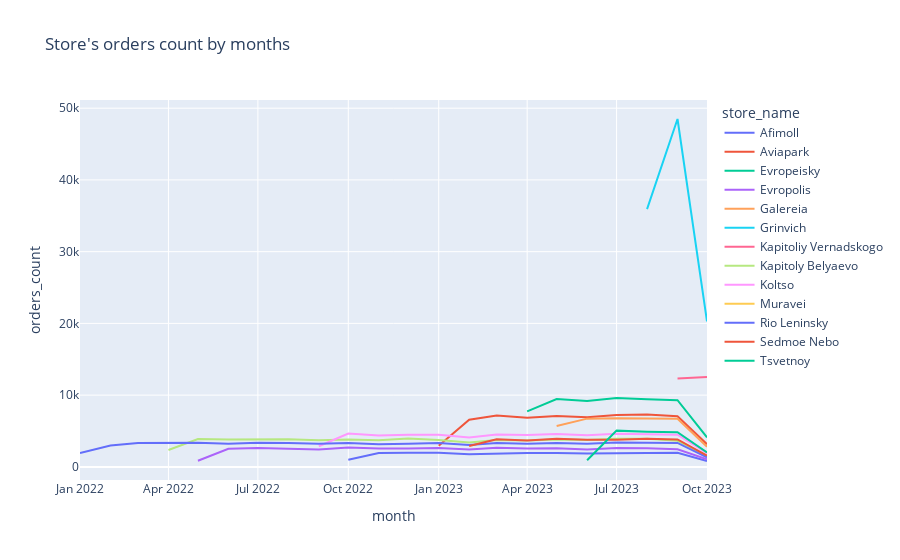

Notebook code cell kept with this figure:
### Markdown cell above
### orders_count

### Code cell
px.line(
    by_month,
    x=by_month['month'].dt.to_timestamp(),
    y='orders_count',
    color='store_name',
    title='Store\'s orders count by months',
    labels={'x': 'month'},
    hover_data={
        'total_orders_price': ':,.2f',
        'total_orders_revenue': ':,.2f',
        'orders_count': ':,',
        'AOV': ':,',
    }
)

### Figure 1 — Plotly figure (JSON) as saved in the notebook; plotly's stock layout.template omitted (floating-point values rounded to 4 significant figures)
{"data": [{"customdata": [[40500000.0, 14460000.0, 14650.0], [74650000.0, 25040000.0, 13050.0], [76540000.0, 25800000.0, 13200.0], [74380000.0, 24530000.0, 12530.0], [62310000.0, 20640000.0, 11690.0], [73930000.0, 24280000.0, 12820.0], [67830000.0, 22030000.0, 11360.0], [73020000.0, 24490000.0, 12560.0], [75920000.0, 25890000.0, 13940.0], [65930000.0, 21390000.0, 11210.0], [69010000.0, 22130000.0, 11550.0], [71010000.0, 23850000.0, 12180.0], [29490000.0, 9382000.0, 11460.0]], "hovertemplate": "store_name=Afimoll<br>month=%{x}<br>orders_count=%{y:,}<br>total_orders_price=%{customdata[0]:,.2f}<br>total_orders_revenue=%{customdata[1]:,.2f}<br>AOV=%{customdata[2]:,}<extra></extra>", "legendgroup": "Afimoll", "line": {"color": "#636efa", "dash": "solid"}, "marker": {"symbol": "circle"}, "mode": "lines", "name": "Afimoll", "orientation": "v", "showlegend": true, "type": "scatter", "x": ["2022-10-01T00:00:00", "2022-11-01T00:00:00", "2022-12-01T00:00:00", "2023-01-01T00:00:00", "2023-02-01T00:00:00", "2023-03-01T00:00:00", "2023-04-01T00:00:00", "2023-05-01T00:00:00", "2023-06-01T00:00:00", "2023-07-01T00:00:00", "2023-08-01T00:00:00", "2023-09-01T00:00:00", "2023-10-01T00:00:00"], "xaxis": "x", "y": [987, 1919, 1954, 1958, 1765, 1893, 1940, 1950, 1857, 1909, 1916, 1958, 819], "yaxis": "y"}, {"customdata": [[105500000.0, 35780000.0, 12200.0], [249600000.0, 83380000.0, 12680.0], [257700000.0, 86900000.0, 12160.0], [248200000.0, 84190000.0, 12310.0], [262900000.0, 87930000.0, 12420.0], [252200000.0, 84160000.0, 12160.0], [266800000.0, 90350000.0, 12510.0], [264800000.0, 87600000.0, 12030.0], [254200000.0, 85050000.0, 12070.0], [122800000.0, 42470000.0, 13450.0]], "hovertemplate": "store_name=Aviapark<br>month=%{x}<br>orders_count=%{y:,}<br>total_orders_price=%{customdata[0]:,.2f}<br>total_orders_revenue=%{customdata[1]:,.2f}<br>AOV=%{customdata[2]:,}<extra></extra>", "legendgroup": "Aviapark", "line": {"color": "#EF553B", "dash": "solid"}, "marker": {"symbol": "circle"}, "mode": "lines", "name": "Aviapark", "orientation": "v", "showlegend": true, "type": "scatter", "x": ["2023-01-01T00:00:00", "2023-02-01T00:00:00", "2023-03-01T00:00:00", "2023-04-01T00:00:00", "2023-05-01T00:00:00", "2023-06-01T00:00:00", "2023-07-01T00:00:00", "2023-08-01T00:00:00", "2023-09-01T00:00:00", "2023-10-01T00:00:00"], "xaxis": "x", "y": [2932, 6578, 7146, 6837, 7081, 6919, 7224, 7285, 7044, 3158], "yaxis": "y"}, {"customdata": [[297700000.0, 100400000.0, 12990.0], [351800000.0, 117500000.0, 12440.0], [359800000.0, 122900000.0, 13410.0], [368500000.0, 123900000.0, 12900.0], [343600000.0, 114200000.0, 12130.0], [347700000.0, 112100000.0, 12060.0], [150000000.0, 51450000.0, 12520.0]], "hovertemplate": "store_name=Evropeisky<br>month=%{x}<br>orders_count=%{y:,}<br>total_orders_price=%{customdata[0]:,.2f}<br>total_orders_revenue=%{customdata[1]:,.2f}<br>AOV=%{customdata[2]:,}<extra></extra>", "legendgroup": "Evropeisky", "line": {"color": "#00cc96", "dash": "solid"}, "marker": {"symbol": "circle"}, "mode": "lines", "name": "Evropeisky", "orientation": "v", "showlegend": true, "type": "scatter", "x": ["2023-04-01T00:00:00", "2023-05-01T00:00:00", "2023-06-01T00:00:00", "2023-07-01T00:00:00", "2023-08-01T00:00:00", "2023-09-01T00:00:00", "2023-10-01T00:00:00"], "xaxis": "x", "y": [7728, 9445, 9167, 9602, 9416, 9295, 4111], "yaxis": "y"}, {"customdata": [[30660000.0, 10170000.0, 11940.0], [87310000.0, 28230000.0, 11220.0], [91250000.0, 29320000.0, 11090.0], [92620000.0, 30970000.0, 12060.0], [87980000.0, 30270000.0, 12500.0], [101900000.0, 36110000.0, 13310.0], [87510000.0, 30450000.0, 11930.0], [102100000.0, 33100000.0, 12990.0], [93960000.0, 31770000.0, 12120.0], [93420000.0, 30660000.0, 12690.0], [92910000.0, 30990000.0, 11640.0], [95650000.0, 31840000.0, 12400.0], [99730000.0, 34050000.0, 13200.0], [86330000.0, 28840000.0, 11860.0], [98040000.0, 32180000.0, 12240.0], [91930000.0, 30630000.0, 11730.0], [79390000.0, 26940000.0, 11010.0], [43710000.0, 14750000.0, 13900.0]], "hovertemplate": "store_name=Evropolis<br>month=%{x}<br>orders_count=%{y:,}<br>total_orders_price=%{customdata[0]:,.2f}<br>total_orders_revenue=%{customdata[1]:,.2f}<br>AOV=%{customdata[2]:,}<extra></extra>", "legendgroup": "Evropolis", "line": {"color": "#ab63fa", "dash": "solid"}, "marker": {"symbol": "circle"}, "mode": "lines", "name": "Evropolis", "orientation": "v", "showlegend": true, "type": "scatter", "x": ["2022-05-01T00:00:00", "2022-06-01T00:00:00", "2022-07-01T00:00:00", "2022-08-01T00:00:00", "2022-09-01T00:00:00", "2022-10-01T00:00:00", "2022-11-01T00:00:00", "2022-12-01T00:00:00", "2023-01-01T00:00:00", "2023-02-01T00:00:00", "2023-03-01T00:00:00", "2023-04-01T00:00:00", "2023-05-01T00:00:00", "2023-06-01T00:00:00", "2023-07-01T00:00:00", "2023-08-01T00:00:00", "2023-09-01T00:00:00", "2023-10-01T00:00:00"], "xaxis": "x", "y": [852, 2516, 2644, 2569, 2422, 2712, 2551, 2549, 2621, 2416, 2663, 2567, 2580, 2431, 2629, 2612, 2446, 1061], "yaxis": "y"}, {"customdata": [[215200000.0, 71510000.0, 12540.0], [260700000.0, 86000000.0, 12790.0], [244200000.0, 80820000.0, 11900.0], [234500000.0, 77630000.0, 11430.0], [242700000.0, 84040000.0, 12510.0], [98440000.0, 32310000.0, 11500.0]], "hovertemplate": "store_name=Galereia<br>month=%{x}<br>orders_count=%{y:,}<br>total_orders_price=%{customdata[0]:,.2f}<br>total_orders_revenue=%{customdata[1]:,.2f}<br>AOV=%{customdata[2]:,}<extra></extra>", "legendgroup": "Galereia", "line": {"color": "#FFA15A", "dash": "solid"}, "marker": {"symbol": "circle"}, "mode": "lines", "name": "Galereia", "orientation": "v", "showlegend": true, "type": "scatter", "x": ["2023-05-01T00:00:00", "2023-06-01T00:00:00", "2023-07-01T00:00:00", "2023-08-01T00:00:00", "2023-09-01T00:00:00", "2023-10-01T00:00:00"], "xaxis": "x", "y": [5704, 6722, 6791, 6789, 6718, 2811], "yaxis": "y"}, {"customdata": [[1340000000.0, 445400000.0, 12400.0], [1752000000.0, 586000000.0, 12080.0], [739400000.0, 246600000.0, 12160.0]], "hovertemplate": "store_name=Grinvich<br>month=%{x}<br>orders_count=%{y:,}<br>total_orders_price=%{customdata[0]:,.2f}<br>total_orders_revenue=%{customdata[1]:,.2f}<br>AOV=%{customdata[2]:,}<extra></extra>", "legendgroup": "Grinvich", "line": {"color": "#19d3f3", "dash": "solid"}, "marker": {"symbol": "circle"}, "mode": "lines", "name": "Grinvich", "orientation": "v", "showlegend": true, "type": "scatter", "x": ["2023-08-01T00:00:00", "2023-09-01T00:00:00", "2023-10-01T00:00:00"], "xaxis": "x", "y": [35922, 48493, 20272], "yaxis": "y"}, {"customdata": [[451200000.0, 149300000.0, 12130.0], [443400000.0, 150300000.0, 12010.0]], "hovertemplate": "store_name=Kapitoliy Vernadskogo<br>month=%{x}<br>orders_count=%{y:,}<br>total_orders_price=%{customdata[0]:,.2f}<br>total_orders_revenue=%{customdata[1]:,.2f}<br>AOV=%{customdata[2]:,}<extra></extra>", "legendgroup": "Kapitoliy Vernadskogo", "line": {"color": "#FF6692", "dash": "solid"}, "marker": {"symbol": "circle"}, "mode": "lines", "name": "Kapitoliy Vernadskogo", "orientation": "v", "showlegend": true, "type": "scatter", "x": ["2023-09-01T00:00:00", "2023-10-01T00:00:00"], "xaxis": "x", "y": [12315, 12516], "yaxis": "y"}, {"customdata": [[79490000.0, 26440000.0, 11220.0], [148100000.0, 48480000.0, 12450.0], [140400000.0, 48560000.0, 12710.0], [147300000.0, 49010000.0, 12940.0], [137800000.0, 47070000.0, 12210.0], [134000000.0, 44500000.0, 12000.0], [141100000.0, 47040000.0, 12350.0], [138200000.0, 46830000.0, 12600.0], [153500000.0, 52730000.0, 13290.0], [139500000.0, 46560000.0, 12470.0], [113500000.0, 38160000.0, 11250.0], [135100000.0, 44960000.0, 11960.0], [134900000.0, 44800000.0, 12180.0], [143300000.0, 49730000.0, 13080.0], [133000000.0, 44550000.0, 11920.0], [141400000.0, 46470000.0, 11870.0], [140000000.0, 45430000.0, 11630.0], [131300000.0, 44440000.0, 12210.0], [54030000.0, 17920000.0, 11760.0]], "hovertemplate": "store_name=Kapitoly Belyaevo<br>month=%{x}<br>orders_count=%{y:,}<br>total_orders_price=%{customdata[0]:,.2f}<br>total_orders_revenue=%{customdata[1]:,.2f}<br>AOV=%{customdata[2]:,}<extra></extra>", "legendgroup": "Kapitoly Belyaevo", "line": {"color": "#B6E880", "dash": "solid"}, "marker": {"symbol": "circle"}, "mode": "lines", "name": "Kapitoly Belyaevo", "orientation": "v", "showlegend": true, "type": "scatter", "x": ["2022-04-01T00:00:00", "2022-05-01T00:00:00", "2022-06-01T00:00:00", "2022-07-01T00:00:00", "2022-08-01T00:00:00", "2022-09-01T00:00:00", "2022-10-01T00:00:00", "2022-11-01T00:00:00", "2022-12-01T00:00:00", "2023-01-01T00:00:00", "2023-02-01T00:00:00", "2023-03-01T00:00:00", "2023-04-01T00:00:00", "2023-05-01T00:00:00", "2023-06-01T00:00:00", "2023-07-01T00:00:00", "2023-08-01T00:00:00", "2023-09-01T00:00:00", "2023-10-01T00:00:00"], "xaxis": "x", "y": [2356, 3894, 3820, 3787, 3855, 3707, 3810, 3716, 3967, 3735, 3391, 3759, 3677, 3801, 3737, 3916, 3905, 3639, 1524], "yaxis": "y"}, {"customdata": [[115600000.0, 38390000.0, 13350.0], [161200000.0, 54260000.0, 11660.0], [167100000.0, 55650000.0, 12770.0], [161700000.0, 54190000.0, 12090.0], [163500000.0, 56140000.0, 12520.0], [155000000.0, 53120000.0, 13000.0], [171400000.0, 57670000.0, 12760.0], [154600000.0, 51460000.0, 11610.0], [163500000.0, 55430000.0, 12090.0], [149400000.0, 50400000.0, 11430.0], [160800000.0, 53660000.0, 11640.0], [169700000.0, 57360000.0, 12660.0], [161300000.0, 52940000.0, 11800.0], [58890000.0, 19680000.0, 10290.0]], "hovertemplate": "store_name=Koltso<br>month=%{x}<br>orders_count=%{y:,}<br>total_orders_price=%{customdata[0]:,.2f}<br>total_orders_revenue=%{customdata[1]:,.2f}<br>AOV=%{customdata[2]:,}<extra></extra>", "legendgroup": "Koltso", "line": {"color": "#FF97FF", "dash": "solid"}, "marker": {"symbol": "circle"}, "mode": "lines", "name": "Koltso", "orientation": "v", "showlegend": true, "type": "scatter", "x": ["2022-09-01T00:00:00", "2022-10-01T00:00:00", "2022-11-01T00:00:00", "2022-12-01T00:00:00", "2023-01-01T00:00:00", "2023-02-01T00:00:00", "2023-03-01T00:00:00", "2023-04-01T00:00:00", "2023-05-01T00:00:00", "2023-06-01T00:00:00", "2023-07-01T00:00:00", "2023-08-01T00:00:00", "2023-09-01T00:00:00", "2023-10-01T00:00:00"], "xaxis": "x", "y": [2877, 4653, 4358, 4482, 4483, 4085, 4518, 4432, 4585, 4408, 4608, 4531, 4488, 1913], "yaxis": "y"}, {"customdata": [[151000000.0, 50920000.0, 13930.0]], "hovertemplate": "store_name=Muravei<br>month=%{x}<br>orders_count=%{y:,}<br>total_orders_price=%{customdata[0]:,.2f}<br>total_orders_revenue=%{customdata[1]:,.2f}<br>AOV=%{customdata[2]:,}<extra></extra>", "legendgroup": "Muravei", "line": {"color": "#FECB52", "dash": "solid"}, "marker": {"symbol": "circle"}, "mode": "lines", "name": "Muravei", "orientation": "v", "showlegend": true, "type": "scatter", "x": ["2023-10-01T00:00:00"], "xaxis": "x", "y": [3656], "yaxis": "y"}, {"customdata": [[69150000.0, 22660000.0, 11780.0], [115000000.0, 38880000.0, 13060.0], [130600000.0, 42990000.0, 12950.0], [121400000.0, 41260000.0, 12230.0], [123700000.0, 43660000.0, 13040.0], [128600000.0, 40650000.0, 12630.0], [129400000.0, 42780000.0, 12680.0], [123000000.0, 43020000.0, 12870.0], [119800000.0, 40420000.0, 12530.0], [139500000.0, 45830000.0, 13840.0], [117000000.0, 38410000.0, 12120.0], [114200000.0, 37720000.0, 11680.0], [127900000.0, 42440000.0, 12710.0], [109900000.0, 36260000.0, 11930.0], [128900000.0, 43350000.0, 13020.0], [127100000.0, 43620000.0, 13510.0], [119800000.0, 41010000.0, 12280.0], [112400000.0, 38030000.0, 11820.0], [120100000.0, 39610000.0, 11680.0], [119700000.0, 39310000.0, 11750.0], [117300000.0, 39610000.0, 11890.0], [49560000.0, 16480000.0, 12340.0]], "hovertemplate": "store_name=Rio Leninsky<br>month=%{x}<br>orders_count=%{y:,}<br>total_orders_price=%{customdata[0]:,.2f}<br>total_orders_revenue=%{customdata[1]:,.2f}<br>AOV=%{customdata[2]:,}<extra></extra>", "legendgroup": "Rio Leninsky", "line": {"color": "#636efa", "dash": "solid"}, "marker": {"symbol": "circle"}, "mode": "lines", "name": "Rio Leninsky", "orientation": "v", "showlegend": true, "type": "scatter", "x": ["2022-01-01T00:00:00", "2022-02-01T00:00:00", "2022-03-01T00:00:00", "2022-04-01T00:00:00", "2022-05-01T00:00:00", "2022-06-01T00:00:00", "2022-07-01T00:00:00", "2022-08-01T00:00:00", "2022-09-01T00:00:00", "2022-10-01T00:00:00", "2022-11-01T00:00:00", "2022-12-01T00:00:00", "2023-01-01T00:00:00", "2023-02-01T00:00:00", "2023-03-01T00:00:00", "2023-04-01T00:00:00", "2023-05-01T00:00:00", "2023-06-01T00:00:00", "2023-07-01T00:00:00", "2023-08-01T00:00:00", "2023-09-01T00:00:00", "2023-10-01T00:00:00"], "xaxis": "x", "y": [1924, 2976, 3320, 3375, 3347, 3217, 3373, 3343, 3227, 3312, 3169, 3230, 3339, 3040, 3331, 3229, 3340, 3218, 3392, 3347, 3332, 1335], "yaxis": "y"}, {"customdata": [[119100000.0, 41780000.0, 14410.0], [147000000.0, 48840000.0, 12730.0], [130100000.0, 43920000.0, 11960.0], [144100000.0, 47160000.0, 12050.0], [126700000.0, 41450000.0, 11000.0], [134600000.0, 44900000.0, 11930.0], [148000000.0, 48490000.0, 12400.0], [139400000.0, 45850000.0, 11980.0], [53890000.0, 17770000.0, 11230.0]], "hovertemplate": "store_name=Sedmoe Nebo<br>month=%{x}<br>orders_count=%{y:,}<br>total_orders_price=%{customdata[0]:,.2f}<br>total_orders_revenue=%{customdata[1]:,.2f}<br>AOV=%{customdata[2]:,}<extra></extra>", "legendgroup": "Sedmoe Nebo", "line": {"color": "#EF553B", "dash": "solid"}, "marker": {"symbol": "circle"}, "mode": "lines", "name": "Sedmoe Nebo", "orientation": "v", "showlegend": true, "type": "scatter", "x": ["2023-02-01T00:00:00", "2023-03-01T00:00:00", "2023-04-01T00:00:00", "2023-05-01T00:00:00", "2023-06-01T00:00:00", "2023-07-01T00:00:00", "2023-08-01T00:00:00", "2023-09-01T00:00:00", "2023-10-01T00:00:00"], "xaxis": "x", "y": [2900, 3836, 3673, 3913, 3769, 3764, 3911, 3826, 1582], "yaxis": "y"}, {"customdata": [[26060000.0, 8791000.0, 9452.0], [187700000.0, 61730000.0, 12220.0], [173500000.0, 56920000.0, 11600.0], [177400000.0, 58440000.0, 12070.0], [73280000.0, 24820000.0, 12370.0]], "hovertemplate": "store_name=Tsvetnoy<br>month=%{x}<br>orders_count=%{y:,}<br>total_orders_price=%{customdata[0]:,.2f}<br>total_orders_revenue=%{customdata[1]:,.2f}<br>AOV=%{customdata[2]:,}<extra></extra>", "legendgroup": "Tsvetnoy", "line": {"color": "#00cc96", "dash": "solid"}, "marker": {"symbol": "circle"}, "mode": "lines", "name": "Tsvetnoy", "orientation": "v", "showlegend": true, "type": "scatter", "x": ["2023-06-01T00:00:00", "2023-07-01T00:00:00", "2023-08-01T00:00:00", "2023-09-01T00:00:00", "2023-10-01T00:00:00"], "xaxis": "x", "y": [930, 5053, 4906, 4840, 2006], "yaxis": "y"}], "layout": {"legend": {"title": {"text": "store_name"}, "tracegroupgap": 0}, "title": {"text": "Store's orders count by months"}, "xaxis": {"anchor": "y", "domain": [0, 1], "title": {"text": "month"}}, "yaxis": {"anchor": "x", "domain": [0, 1], "title": {"text": "orders_count"}}}}
